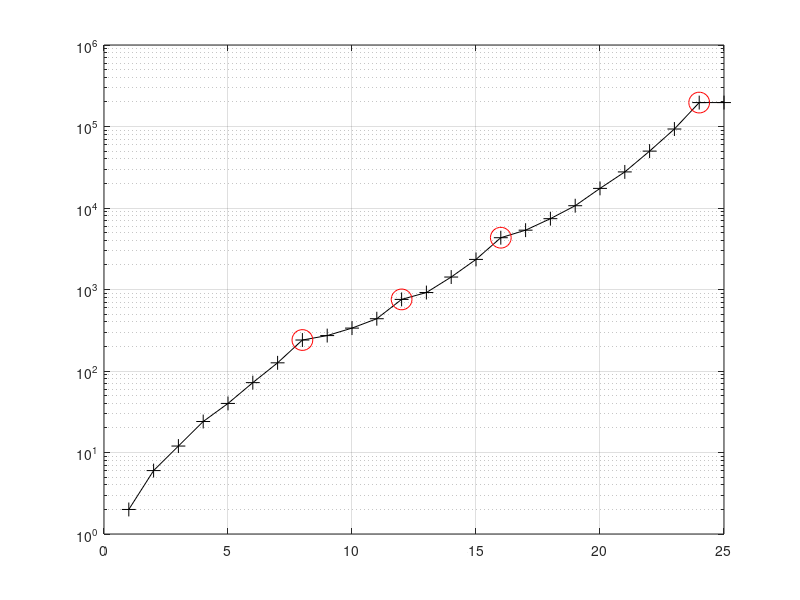
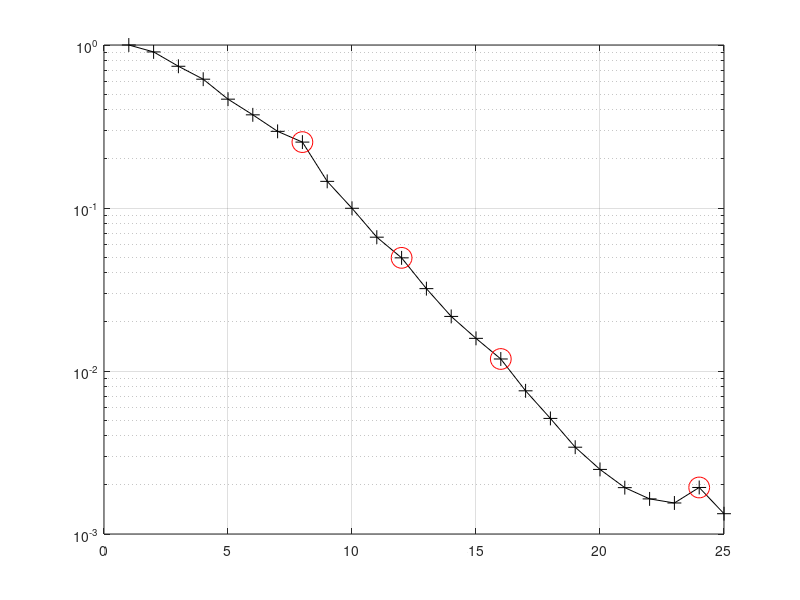

These charts were generated, in order, by the following MATLAB code:
% the best kissing and density for lattices (only) up to dimension 25.
% important note: this table does NOT include non-lattice packings.

kissing=[2 6 12 24 40 72 126 240 272 336 438 756 918 1422 2340 ...
          4320 5346 7398 10668 17400 27720 49896 93150 196560 196656];
figure(1); semilogy(kissing,'k+-','MarkerSize',10); hold on, grid
semilogy([8 12 16 24],kissing([8 12 16 24]),'ro','MarkerSize',15)

density=[1 0.9069 0.7405 0.6169 0.4653 0.3729 0.2953 0.2537 0.1457 ...
         0.09961 0.06622 0.04945 0.03201 0.02162 0.01586 0.01185 0.007559 ...
         0.005118 0.003408 0.002490 0.001925 0.001642 0.001550 .0019296 0.001332];
figure(2); semilogy(density,'k+-','MarkerSize',10); hold on, grid
semilogy([8 12 16 24],density([8 12 16 24]),'ro','MarkerSize',15)

% Gosset Lattice E_8=Lambda_8
% Coxeter-Todd Lattice K_12, Lambda_12(max)
% Barnes-Wall Lattice BW_16=Lambda_16
% Leech Lattice Lambda_24
